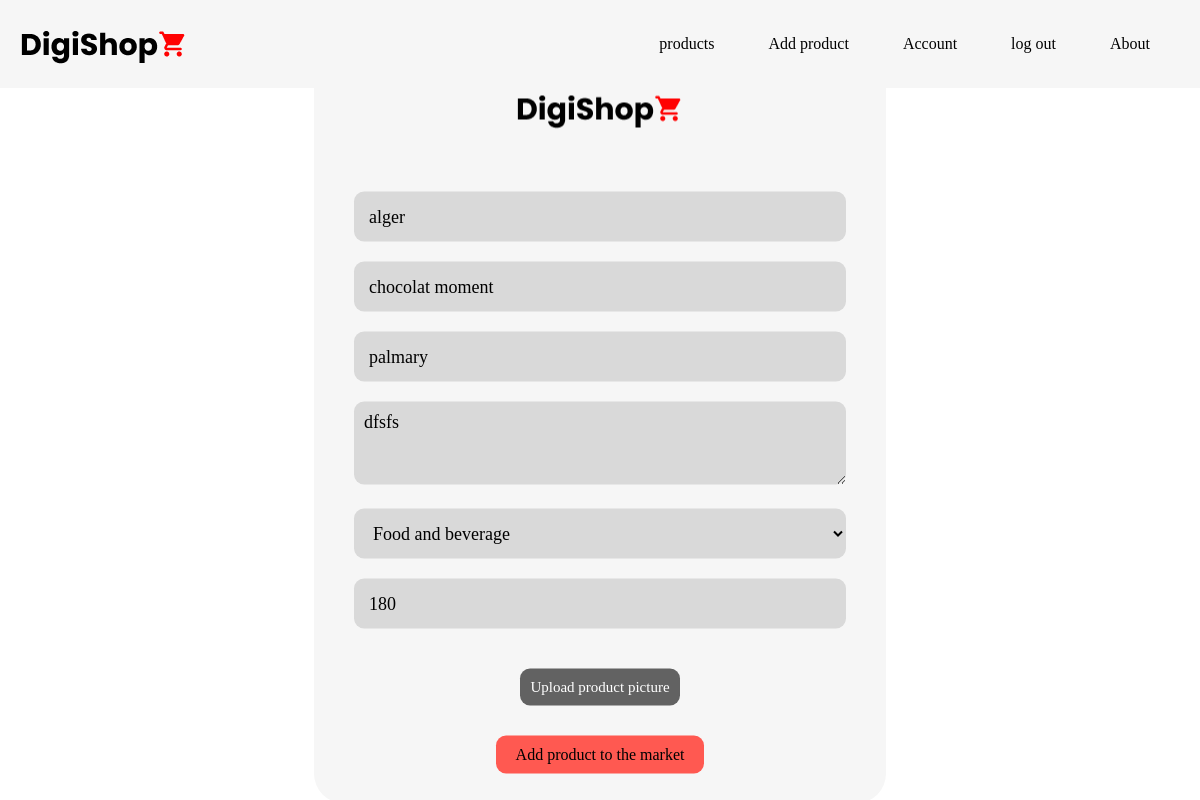
Page /products/3/update (signed in) on the committed database.
### app/models/model.py (models this page shows, shortened)
class Product(db.Model):
    __tablename__='product'
    id = db.Column(db.Integer,primary_key=True)
    user_id = db.Column(db.Integer,db.ForeignKey('user.id'))
    product_name = db.Column(db.String(50),nullable=False)
    description = db.Column(db.Text,nullable=False)
    price = db.Column(db.String(20),nullable=False)
    location=db.Column(db.String(20),nullable=False)
    brand = db.Column(db.String(20),nullable=False)
    picture=db.Column(db.String(20),nullable=False,default='default.png')
    category=db.Column(db.String(20),nullable=False)
    date_posted = db.Column(db.DateTime,nullable=False,default=datetime.utcnow)

### app/routes/product_bp.py (the view)
@product_bp.route('/<int:product_id>/update',methods=['GET','POST'])
@login_required
def update_product(product_id):
    product=Product.query.get_or_404(product_id)
    if product.seller != current_user:
        abort(403)
    form = ProductForm()
    if form.validate_on_submit():
        product.product_name=form.product_name.data
        product.price=form.price.data
        product.location = form.location.data
        product.brand=form.brand.data
        product.category = form.category.data
        product.description=form.description.data
        if form.picture.data:
            product.picture = update_product_pic(form.picture.data)
        db.session.commit()
        return redirect(url_for('product_bp.get_product',product_id=product.id))
    elif request.method == 'GET':
        form.product_name.data=product.product_name
        form.price.data=product.price
        form.description.data= product.description
        form.brand.data=product.brand
        form.location.data=product.location
        form.category.data=product.category
    return render_template('productView/cre_upd_product.html',title='Update product',form=form,legend='update post')

### app/models/model.py (called while the page is built)
@login_manager.user_loader
def load_user(user_id):
    return User.query.get(int(user_id))

### app/templates/productView/cre_upd_product.html (shortened to what this page needs)
{%extends "base/layout.html"%}
{% block content %}
<html lang="en">
<head>
    <link rel="stylesheet" type="text/css" href="{{url_for('static',filename='css/addproduct.css')}}">
</head>
<body>
    <form method="POST" action="" enctype="multipart/form-data">
        <fieldset>
            <img class="logo" src="{{ url_for('static', filename='images/Logo.png') }}" alt="Logo">
            <div class="container">
                <div>
                    {%if form.location.errors%}
                        {{form.location(class="location", placeholder="Seller's location")}}
                        <div>
                            {%for error in form.location.errors%}
                                <span>{{error}}</span>
                            {%endfor%}
                        </div>
                    {%else%}
                        {{form.location(class="location", placeholder="Seller's location")}}
                    {%endif%}
                </div>
                <div>
                    {%if form.product_name.errors%}
                        {{form.product_name(class="product_name", placeholder="Product name")}}
                        <div>
                            {%for error in form.product_name.errors%}
                                <span>{{error}}</span>
                            {%endfor%}
                        </div>
                    {%else%}
                        {{form.product_name(class="productName", placeholder="Product name")}}
                    {%endif%}
                </div>
                <div>
                    {%if form.brand.errors%}
                        {{form.brand(class="brand", placeholder="Brand")}}
                        <div>
                            {%for error in form.brand.errors%}
                                <span>{{error}}</span>
                            {%endfor%}
                        </div>
                    {%else%}
                        {{form.brand(class="brand", placeholder="Brand")}}
                    {%endif%}
                </div>
                <div>
                    {%if form.description.errors%}
                        {{form.description(class="description", placeholder="Description", rows=3)}}
                        <div class="invalid-feedback">
                            {% for error in form.description.errors %}
                              <span>{{ error }}</span>
                            {% endfor %}
                        </div>
                    {%else%}
                        {{form.description(class="description", placeholder="Description",rows=3)}}
                    {%endif%}
                </div>
                <div>
                    {%if form.category.errors%}
                        {{form.category(class="category", placeholder="Category")}}
                        <div>
                            {%for error in form.category.errors%}
                                <span>{{error}}</span>
                            {%endfor%}
                        </div>
                    {%else%}
                        {{form.category(class="category", placeholder="Category")}}
                    {%endif%}
                </div>
                <div>
                    {%if form.price.errors%}
                        {{form.price(class="price", placeholder="Price")}}
                        <div>
                            {%for error in form.price.errors%}
                                <span>{{error}}</span>
                            {%endfor%}
                        </div>
                    {%else%}
                        {{form.price(class="price", placeholder="Price")}}
                    {%endif%}
                </div>
                <div>
                    {{form.picture.label(class="upload")}}
                </div>
            </div>
            <div>
                {{form.submit(class="Submit")}}
            </div>
        </fieldset>
    </form>
</body>
</html>
{% endblock %}

### app/static/css/main.css (style rules this page uses)
* { padding: 0; margin: 0; text-decoration: none; list-style: none; box-sizing: border-box; }
body { font-family: poppins; }

### app/static/css/addproduct.css (style rules this page uses)
body { background-image: url('/static/images/background.jpg'); background-repeat: no-repeat; background-size: cover; background-position: top; font-family: poppins; width: auto; height: auto; }
form { position: absolute; top: 50%; left: 50%; transform: translate(-50%, -50%); padding: 30px; width: 572px; height: fit-content; background: #F6F6F6; border-radius: 30px; box-sizing: border-box; margin-top: 30px; }
fieldset { border: none; }
.container { display: flex; flex-direction: column; width: 100%; height: fit-content; padding: 10px; margin-top: 30px; justify-content: space-between; }
.logo { width: 168px; height: 45px; display: block; margin-left: auto; margin-right: auto; }
.location { border: none; border-radius: 10px; width: 100%; height: 50px; background: #D9D9D9; font-size: 18px; font-family: poppins; margin-top: 20px; padding-left: 15px; box-sizing: border-box; }
.productName { border: none; border-radius: 10px; width: 100%; height: 50px; background: #D9D9D9; font-size: 18px; font-family: poppins; margin-top: 20px; padding-left: 15px; box-sizing: border-box; }
.brand { border: none; border-radius: 10px; width: 100%; height: 50px; background: #D9D9D9; font-size: 18px; font-family: poppins; margin-top: 20px; padding-left: 15px; box-sizing: border-box; }
.description { border: none; border-radius: 10px; width: 100%; height: 100%px; background: #D9D9D9; font-size: 18px; font-family: poppins; margin-top: 20px; padding: 10px; box-sizing: border-box; }
.category { border: none; border-radius: 10px; width: 100%; height: 50px; background: #D9D9D9; font-size: 18px; font-family: poppins; margin-top: 20px; padding-left: 15px; box-sizing: border-box; }
.price { border: none; border-radius: 10px; width: 100%; height: 50px; background: #D9D9D9; font-size: 18px; font-family: poppins; margin-top: 20px; padding-left: 15px; box-sizing: border-box; }
.upload { border: none; width: fit-content; height: fit-content; background: #626262; font-family: poppins; font-weight: 300; color: white; border-radius: 10px; font-size: 15px; margin-top: 40px; margin-bottom: 20px; display: block; margin-left: auto; margin-right: auto; padding: 10px; }
.Submit { border: none; width: fit-content; height: fit-content; background: #FF5951; font-family: poppins; font-weight: 500; color: black; border-radius: 10px; font-size: 16px; display: block; margin-left: auto; margin-right: auto; padding-top: 10px; padding-bottom: 10px; padding-left: 20px; padding-right: 20px; }

### rows in the picture
Product: location "alger", product_name "chocolat moment", brand "palmary", description "dfsfs", category "Food and beverage", price "180"
